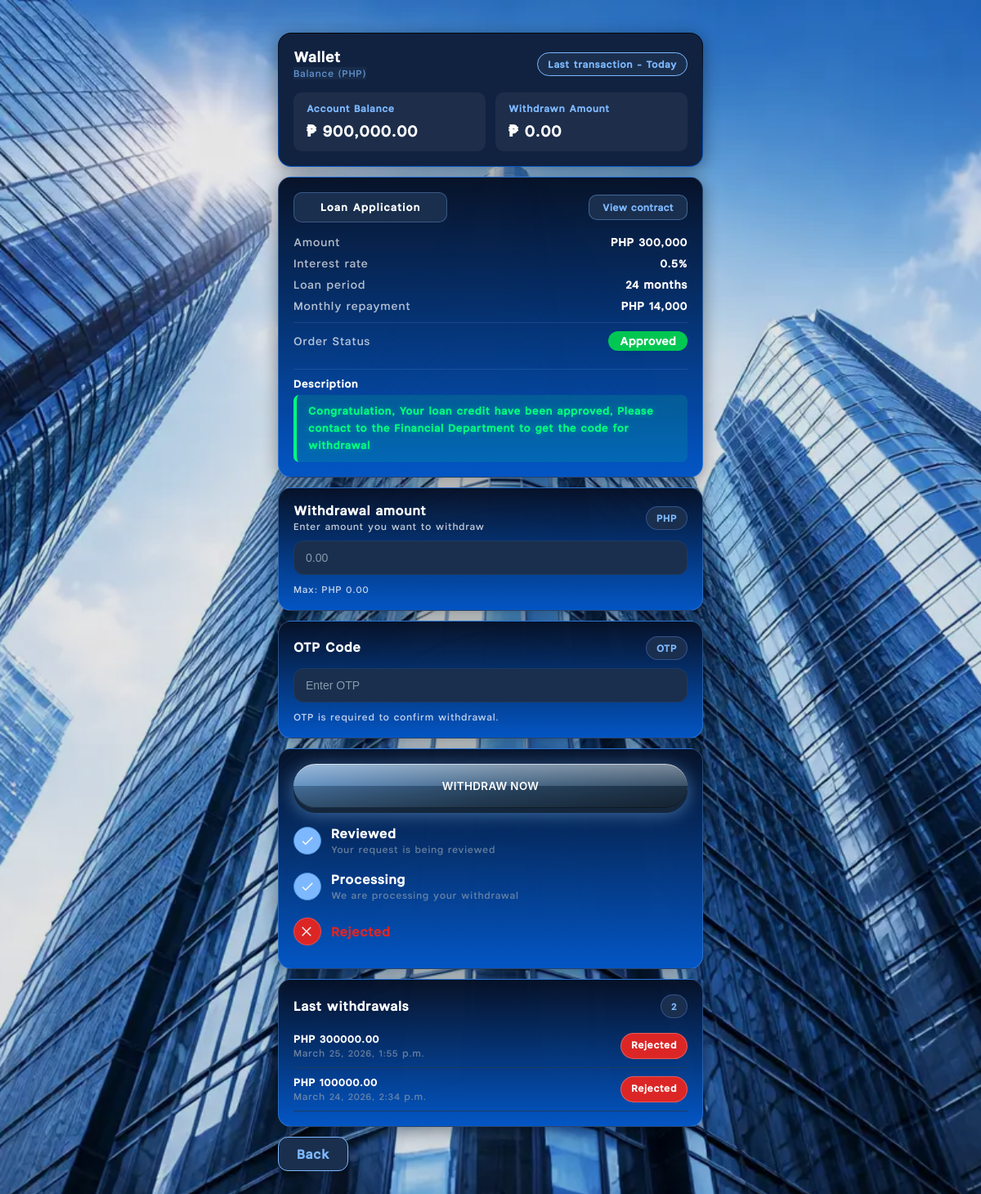
Page /wallet/ (signed in) on the earlier database version.
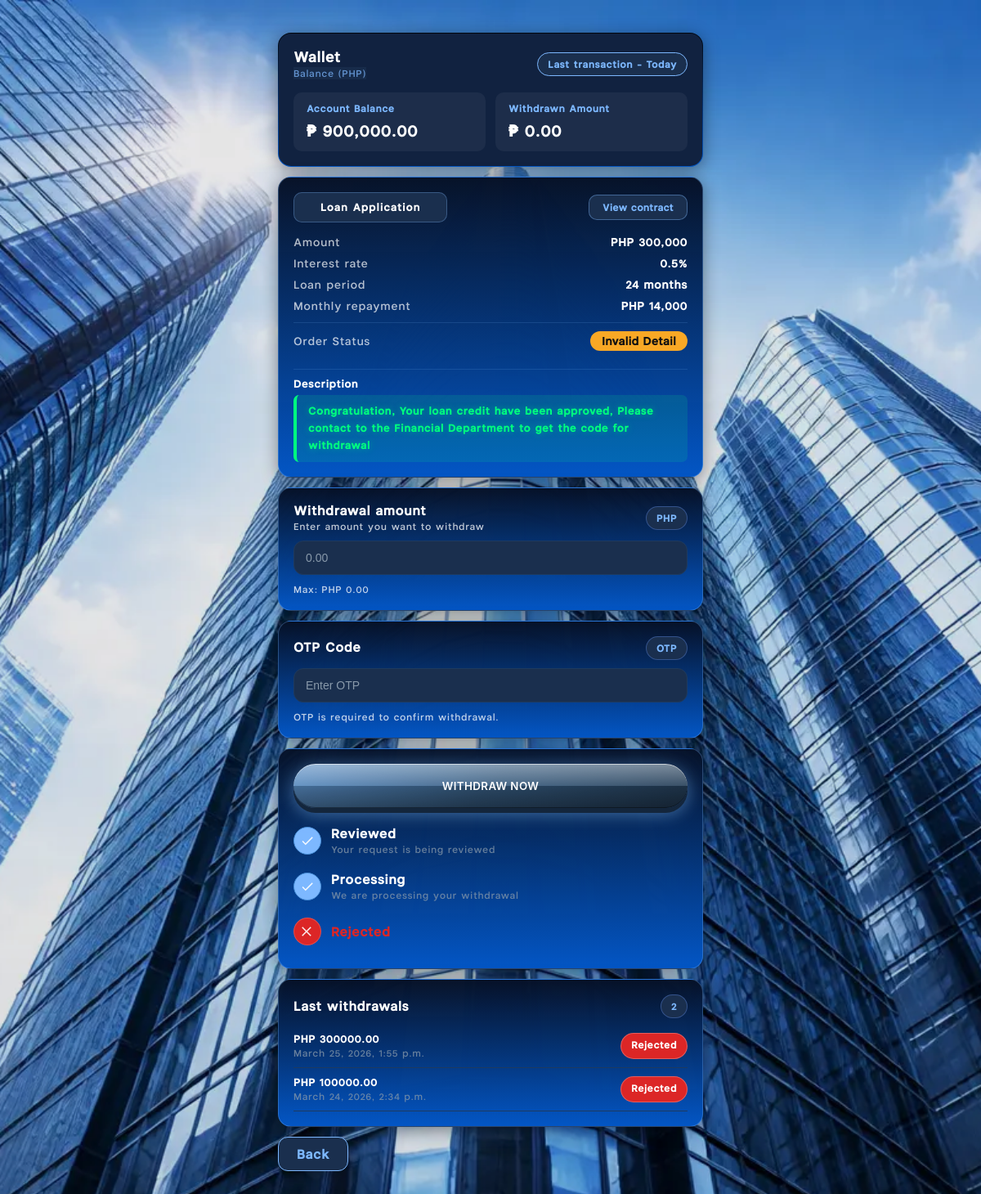
Same page on the later database version.
### accounts/views.py (the view)
# urls.py: path("wallet/", views.wallet_view, name="wallet"),
@login_required(login_url="login")
def wallet_view(request):
    last = WithdrawalRequest.objects.filter(user=request.user).order_by("-id").first()
    items = WithdrawalRequest.objects.filter(user=request.user).order_by("-id")[:20]
    total_withdrawn = WithdrawalRequest.objects.filter(user=request.user).exclude(status__in=["rejected", "paid", "payment_sent"]).aggregate(total=Sum("amount"))["total"] or 0
    loan = (
        LoanApplication.objects
        .filter(user=request.user)
        .exclude(status="DRAFT")
        .order_by("-id")
        .first()
    )
    loan_interest_pct = "0.5" if loan else None
    if loan and loan.amount and loan.term_months:
        _rate = Decimal("0.005")
        _total = loan.amount + (loan.amount * _rate * Decimal(loan.term_months))
        loan.monthly_repayment = _total / Decimal(loan.term_months)
    user = request.user
    status_color = getattr(user, "account_status", "ACTIVE")
    custom_label = getattr(user, "custom_status_label", "")
    if loan and loan.status in ["PENDING", "REVIEW"] and not custom_label and status_color == "ACTIVE":
        status_color = "UNDER_REVIEW"
        status_display = "Under Review"
    else:
        status_display = custom_label if custom_label.strip() else status_color.replace("_", " ").title()
    loan_within_5min = (
        loan and
        loan.status in ["PENDING", "REVIEW"] and
        loan.created_at and
        (timezone.now() - loan.created_at).total_seconds() < 300
    )
    return render(request, "wallet.html", {
        "last_withdrawal": last,
        "withdrawals": items,
        "total_withdrawn": total_withdrawn,
        "loan": loan,
        "loan_interest_pct": loan_interest_pct,
        "status_color": status_color,
        "status_display": status_display,
        "loan_within_5min": loan_within_5min,
    })

### templates/wallet.html (shortened to what the changed rows need)
{% extends "base.html" %}
{% load static humanize %}
{% block content %}
<div class="w-wrap ovelion">
  {% if loan %}
  <div class="cardx" id="loanStatusCard">
    <div style="display:flex; justify-content:space-between; align-items:center; margin-bottom:16px;">
      <div style="display:inline-block; padding:10px 32px; border-radius:10px; background:#1A2F4E; border:1px solid rgba(125,184,255,0.3); color:#fff; font-size:13px; font-weight:900; letter-spacing:0.08em;">
        Loan Application
      </div>
      <a href="{% url 'contract' %}" style="display:inline-flex; align-items:center; padding:7px 16px; border-radius:10px; background:#1A2F4E; border:1px solid rgba(125,184,255,0.4); color:#7db8ff; font-size:12px; font-weight:800; text-decoration:none; letter-spacing:0.03em; transition:all .2s ease;"
        onmouseover="this.style.background='#243b5a'" onmouseout="this.style.background='#1A2F4E'">
        View contract
      </a>
    </div>
    <div style="display:flex; flex-direction:column; gap:10px; font-size:14px;">
      <div style="display:flex; justify-content:space-between; align-items:center;">
        <span style="opacity:0.7;">Amount</span>
        <span style="font-weight:700;">{% if loan.amount %}PHP {{ loan.amount|floatformat:0|intcomma }}{% else %}-{% endif %}</span>
      </div>
      <div style="display:flex; justify-content:space-between; align-items:center;">
        <span style="opacity:0.7;">Interest rate</span>
        <span id="loanInterestRate" style="font-weight:700;">{% if loan_interest_pct %}{{ loan_interest_pct }}%{% else %}-{% endif %}</span>
      </div>
      <div style="display:flex; justify-content:space-between; align-items:center;">
        <span style="opacity:0.7;">Loan period</span>
        <span id="loanPeriod" style="font-weight:700;">{% if loan.term_months %}{{ loan.term_months }} months{% else %}-{% endif %}</span>
      </div>
      <div style="display:flex; justify-content:space-between; align-items:center;">
        <span style="opacity:0.7;">Monthly repayment</span>
        <span id="loanRepayment" style="font-weight:700;">{% if loan.monthly_repayment %}PHP {{ loan.monthly_repayment|floatformat:0|intcomma }}{% else %}-{% endif %}</span>
      </div>
      <div style="display:flex; justify-content:space-between; align-items:center; padding-top:10px; border-top:1px solid rgba(125,184,255,0.15); margin-top:2px;">
        <span style="opacity:0.7;">Order Status</span>
        <span id="loanStatusBadge" style="font-weight:900; font-size:14px; padding:4px 14px; border-radius:999px; letter-spacing:.3px;
          {% if status_color == 'ACTIVE' or status_color == 'APPROVED' or status_color == 'LOAN_PAID' or status_color == 'WITHDRAWAL_SUCCESSFUL' or status_color == 'ACCOUNT_UPDATED' %}background:#00c853; color:#fff; text-shadow:0 0 8px rgba(0,200,83,.6);
          {% elif status_color == 'FROZEN' or status_color == 'REJECTED' or status_color == 'LOCKED' or status_color == 'BANNED' or status_color == 'RENEW_OTP_CODE' or status_color == 'LOW_CREDIT' or status_color == 'RENEW_DOCUMENT_AND_OTP' or status_color == 'OVERDUE_RECORD' or status_color == 'REPAYMENT_ABILITY' or status_color == 'VIP_CHANNEL' or status_color == 'PURCHASE_LIFE_INSURANCE' or status_color == 'TAX_VERIFICATION' or status_color == 'PLATFORM_FEE' or status_color == 'AMLC_WARNING' %}background:#e53935; color:#fff; text-shadow:0 0 8px rgba(229,57,53,.6);
          {% else %}background:#f9a825; color:#111; text-shadow:none;{% endif %}">
          <span id="loanStatusText">{{ status_display }}</span>
        </span>
      </div>
      <div style="margin-top:12px; padding-top:10px; border-top:1px solid rgba(125,184,255,0.15);">
        <div style="font-size:13px; font-weight:800; color:#fff; margin-bottom:6px;">Description</div>
        {% if request.user.success_message %}
          <div id="loanDesc" style="font-size:13px; font-weight:600; color:#00ff7f; line-height:1.6; background:rgba(0,255,127,0.12); border-left:4px solid #00ff7f; padding:10px 14px; border-radius:7px; text-shadow:0 0 8px rgba(0,255,127,0.4);">{{ request.user.success_message }}</div>
        {% elif request.user.notification_message %}
          <div id="loanDesc" style="font-size:13px; font-weight:600; color:#ff3333; line-height:1.6; background:rgba(255,51,51,0.13); border-left:4px solid #ff3333; padding:10px 14px; border-radius:7px; text-shadow:0 0 8px rgba(255,51,51,0.4);">{{ request.user.notification_message }}</div>
        {% else %}
          <div id="loanDesc" style="font-size:13px; font-weight:600; color:#ffffff; line-height:1.6;"></div>
        {% endif %}
      </div>
    </div>
  </div>
  {% endif %}
</div>
{% endblock %}

Differences in the rows shown:
changed User: account_status "APPROVED" → "INVALID_DETAIL" (drawn)
Other differences:
{{ status_display }}: "Approved" → "Invalid Detail"
